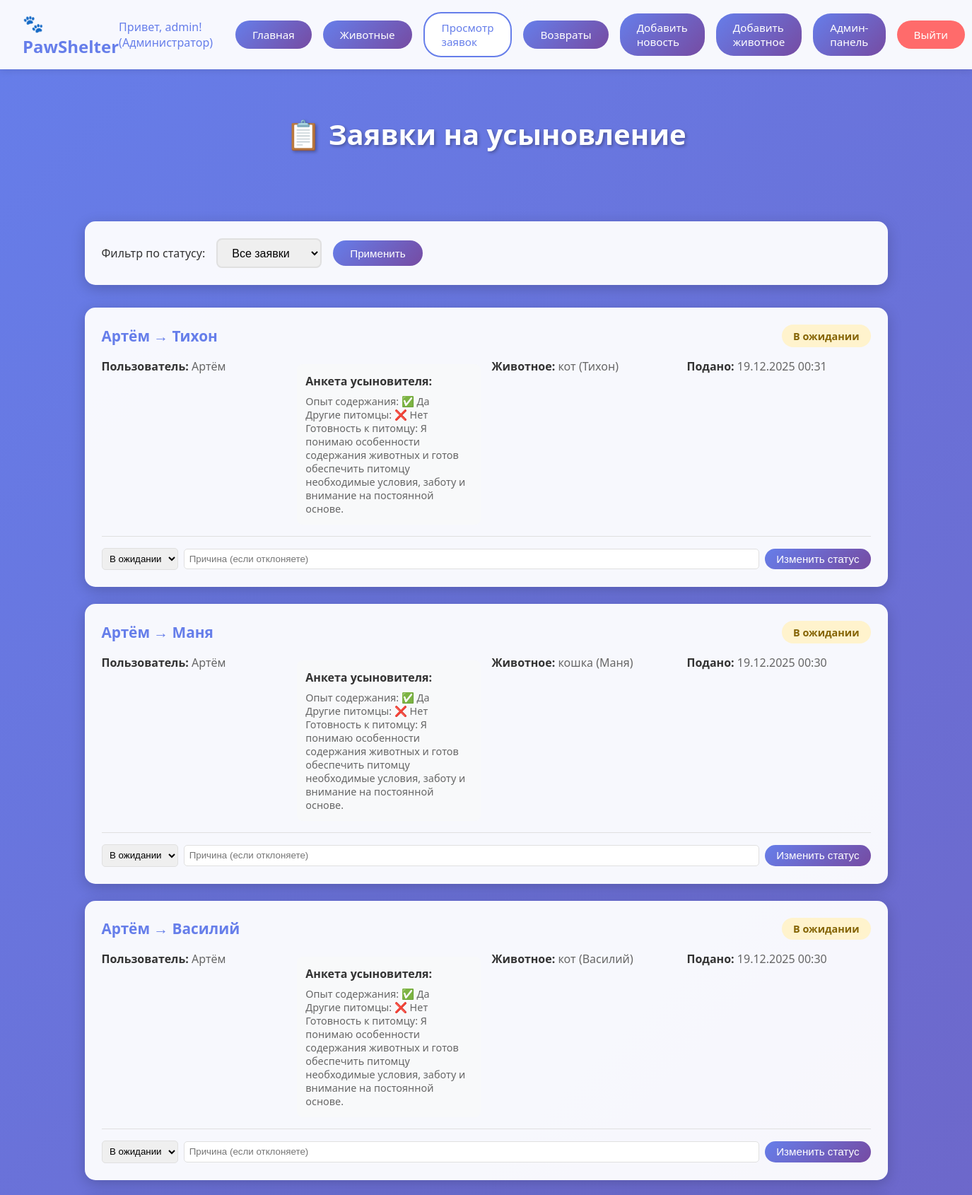
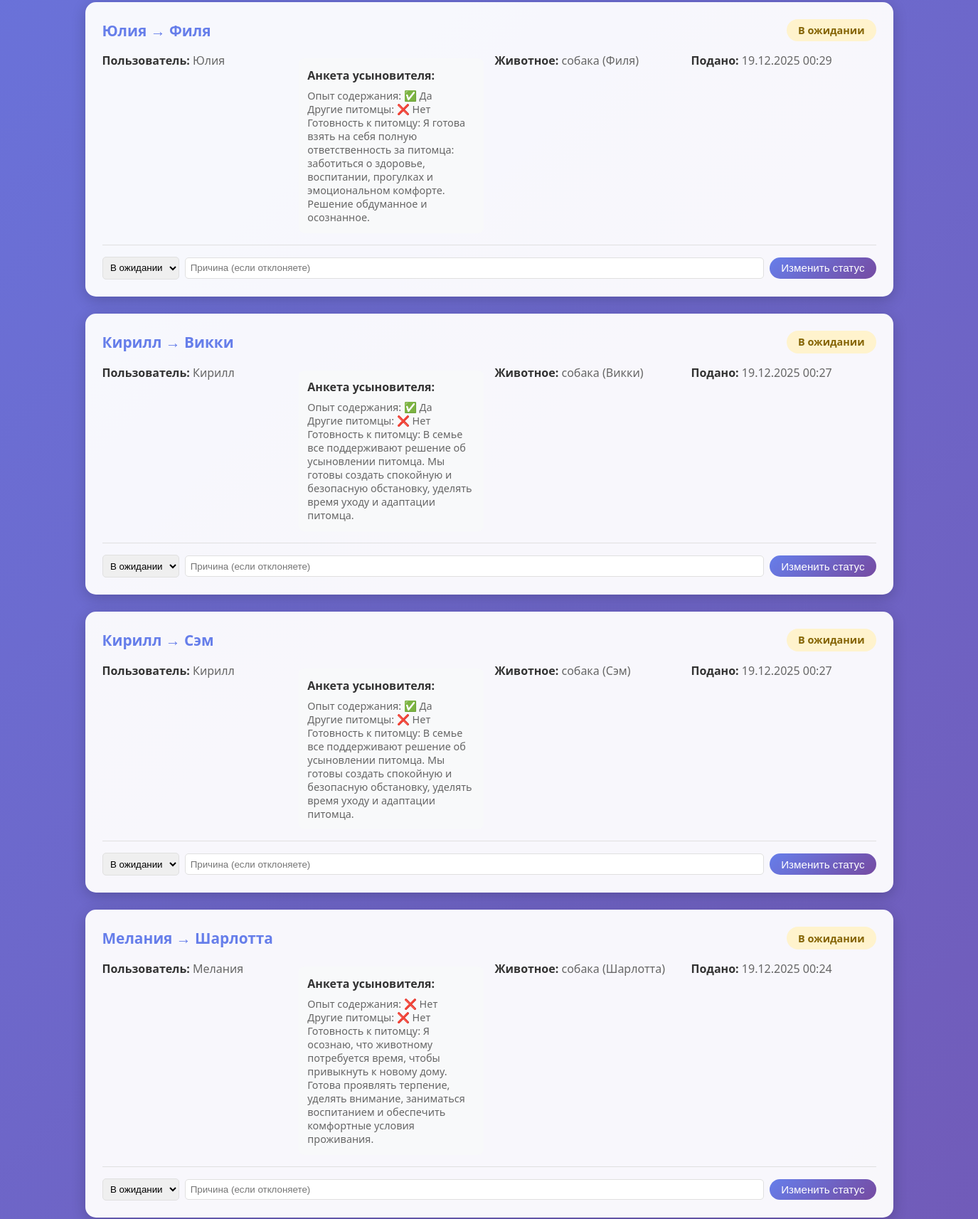
The app's page /adoptions/ (signed in, upper part) with its own data (2 pictures, top to bottom).
### users/models.py (models this page shows, shortened)
class CustomUser(AbstractUser):
    ROLE_CHOICES = [
        ('admin', 'Администратор'),
        ('volunteer', 'Волонтёр'),
        ('adopter', 'Усыновитель')
    ]
    role = models.CharField("Роль", max_length=20, choices=ROLE_CHOICES, default='adopter')
    has_experience = models.BooleanField("Есть опыт содержания животных", default=False)
    has_other_pets = models.BooleanField("Есть другие питомцы", default=False)
    ready_for_pet = models.CharField("Готовность к питомцу", max_length=255, blank=True, null=True)
    slug = models.SlugField("Ссылка (slug)", max_length=100, unique=True, blank=True)
    created_at = models.DateTimeField("Дата регистрации", auto_now_add=True)
    class Meta:
        verbose_name = "Пользователь"
        verbose_name_plural = "Пользователи"
        ordering = ['username']

### adoptions/models.py (models this page shows, shortened)
class Adoption(models.Model):
    STATUS_CHOICES = [
        ('pending', 'В ожидании'),
        ('approved', 'Одобрено'),
        ('rejected', 'Отклонено'),
        ('returned', 'Возвращено')
    ]
    user = models.ForeignKey(CustomUser, verbose_name="Пользователь", related_name='adoptions', on_delete=models.CASCADE)
    animal = models.ForeignKey(Animal, verbose_name="Животное", related_name='adoptions', on_delete=models.CASCADE)
    status = models.CharField("Статус", max_length=20, choices=STATUS_CHOICES, default='pending')
    submitted_at = models.DateTimeField("Дата подачи заявки", auto_now_add=True)
    rejection_reason = models.TextField("Причина отклонения", blank=False)  # обязательно
    class Meta:
        verbose_name = "Заявка на усыновление"
        verbose_name_plural = "Заявки на усыновление"
        unique_together = ('user', 'animal')

### animals/models.py (models this page shows, shortened)
class Animal(models.Model):
    STATUS_CHOICES = [
        ('in_shelter', 'В приюте'),
        ('adopted', 'Усыновлено')
    ]
    name = models.CharField("Имя", max_length=100)
    species = models.CharField("Вид", max_length=50)
    breed = models.CharField("Порода", max_length=100, blank=True, null=True)
    age_years = models.PositiveIntegerField("Возраст (годы)", default=0)
    age_months = models.PositiveIntegerField("Возраст (месяцы)", default=0)
    health_status = models.TextField("Состояние здоровья")
    description = models.TextField("Описание/характер", blank=True, null=True)
    status = models.CharField("Статус", max_length=20, choices=STATUS_CHOICES, default='in_shelter')
    created_at = models.DateTimeField("Дата добавления", auto_now_add=True)
    slug = models.SlugField("Ссылка (slug)", max_length=120, unique=True, blank=True)
    class Meta:
        verbose_name = "Животное"
        verbose_name_plural = "Животные"
        ordering = ['name']

### adoptions/views.py (the view, shortened to what this page needs)
# urls.py: path("adoptions/", adoption_list, name="adoption_list"),
@login_required
def adoption_list(request):
    if request.user.role in ['admin', 'volunteer']:
        adoptions = Adoption.objects.all().order_by('-submitted_at')
    else:
        adoptions = Adoption.objects.filter(user=request.user).order_by('-submitted_at')
    status_filter = request.GET.get('status', '')
    if status_filter:
        adoptions = adoptions.filter(status=status_filter)
    return render(request, 'adoptions/list.html', {
        'adoptions': adoptions,
        'selected_status': status_filter,
        'is_admin': request.user.role == 'admin',
        'is_admin_or_volunteer': request.user.role in ['admin', 'volunteer']
    })

### adoptions/templates/adoptions/list.html (shortened to what this page needs)
{% extends 'animals/base.html' %}
{% block content %}
<div class="page-header">
    <h1>📋 {% if is_admin_or_volunteer %}Заявки на усыновление{% else %}Мои заявки{% endif %}</h1>
</div>
<div class="filter-section">
    <form method="get" class="filter-form">
        <label for="status">Фильтр по статусу:</label>
        <select id="status" name="status">
            <option value="">Все заявки</option>
        </select>
        <button type="submit" class="btn btn-primary">Применить</button>
    </form>
</div>
{% if adoptions %}
    <div class="adoptions-list">
        {% for adoption in adoptions %}
            <div class="adoption-card">
                <div class="adoption-header">
                    <div class="adoption-title" style="flex: 1;">
                        {% if is_admin_or_volunteer %}
                            {{ adoption.user.username }} → {{ adoption.animal.name }}
                        {% else %}
                            {{ adoption.animal.name }}
                        {% endif %}
                    </div>
                    <span class="status-badge status-{{ adoption.status }}">
                        {{ adoption.get_status_display }}
                    </span>
                </div>
                <div class="adoption-info">
                    {% if is_admin_or_volunteer %}
                        <div class="info-item">
                            <span class="info-label">Пользователь:</span> {{ adoption.user.username }}
                        </div>
                        {% if adoption.user.role == 'adopter' %}
                            <div class="info-item" style="background: #f8f9fa; padding: 0.8rem; border-radius: 8px; margin-top: 0.5rem;">
                                <span class="info-label">Анкета усыновителя:</span>
                                <div style="margin-top: 0.5rem; font-size: 0.9rem;">
                                    <div>Опыт содержания: {% if adoption.user.has_experience %}✅ Да{% else %}❌ Нет{% endif %}</div>
                                    <div>Другие питомцы: {% if adoption.user.has_other_pets %}✅ Да{% else %}❌ Нет{% endif %}</div>
                                    {% if adoption.user.ready_for_pet %}
                                        <div>Готовность к питомцу: {{ adoption.user.ready_for_pet }}</div>
                                    {% endif %}
                                </div>
                            </div>
                        {% endif %}
                    {% endif %}
                    <div class="info-item">
                        <span class="info-label">Животное:</span> {{ adoption.animal.species }} ({{ adoption.animal.name }})
                    </div>
                    <div class="info-item">
                        <span class="info-label">Подано:</span> {{ adoption.submitted_at|date:"d.m.Y H:i" }}
                    </div>
                </div>
                {% if is_admin %}
                    <div class="admin-actions" style="margin-top: 1rem; padding-top: 1rem; border-top: 1px solid #e0e0e0;">
                        <form method="post" style="display: flex; gap: 0.5rem; flex-wrap: wrap; align-items: center;">
                            <select name="new_status" style="padding: 0.4rem; border: 1px solid #e0e0e0; border-radius: 5px;">
                                <option value="pending" {% if adoption.status == 'pending' %}selected{% endif %}>В ожидании</option>
                            </select>
                            <input type="text" name="rejection_reason" placeholder="Причина (если отклоняете)" style="flex: 1; min-width: 200px; padding: 0.4rem; border: 1px solid #e0e0e0; border-radius: 5px;">
                            <button type="submit" class="btn btn-primary" style="padding: 0.4rem 1rem;">Изменить статус</button>
                        </form>
                    </div>
                {% endif %}
            </div>
        {% endfor %}
    </div>
{% else %}
    <div class="empty-state">
        <p>Заявки не найдены</p>
    </div>
{% endif %}
{% endblock %}

### animals/templates/animals/base.html (shortened to what this page needs)
<!DOCTYPE html>
<html lang="ru">
<head>
</head>
<body>
    <nav class="navbar">
        <h1>🐾 PawShelter</h1>
        <div class="nav-buttons">
            {% if user.is_authenticated %}
                {% with current_url=request.resolver_match.url_name %}
                <span class="user-info">Привет, {{ user.username }}! ({{ user.get_role_display }})</span>
                <a href="{% url 'home' %}" class="btn {% if current_url == 'home' %}btn-active{% else %}btn-primary{% endif %}">Главная</a>
                <a href="{% url 'animal_list' %}" class="btn {% if current_url == 'animal_list' or current_url == 'animal_detail' or current_url == 'edit_animal' %}btn-active{% else %}btn-primary{% endif %}">Животные</a>
                <a href="{% url 'adoption_list' %}" class="btn {% if current_url == 'adoption_list' or current_url == 'adoption_detail' %}btn-active{% else %}btn-primary{% endif %}">
                    {% if user.role == 'admin' or user.role == 'volunteer' %}Просмотр заявок{% else %}Мои заявки{% endif %}
                </a>
                <a href="{% url 'return_list' %}" class="btn {% if current_url == 'return_list' %}btn-active{% else %}btn-primary{% endif %}">
                    {% if user.role == 'admin' or user.role == 'volunteer' %}Возвраты{% else %}Мои возвраты{% endif %}
                </a>
                {% if user.role == 'admin' or user.role == 'volunteer' %}
                    <a href="{% url 'create_activity' %}" class="btn {% if current_url == 'create_activity' or current_url == 'edit_activity' %}btn-active{% else %}btn-primary{% endif %}">Добавить новость</a>
                    <a href="{% url 'create_animal' %}" class="btn {% if current_url == 'create_animal' or current_url == 'edit_animal' %}btn-active{% else %}btn-primary{% endif %}">Добавить животное</a>
                {% endif %}
                {% if user.role == 'admin' %}
                    <a href="/admin/" class="btn btn-primary" target="_blank">Админ-панель</a>
                {% endif %}
                <a href="{% url 'logout' %}" class="btn btn-danger">Выйти</a>
                {% endwith %}
            {% endif %}
        </div>
    </nav>
    <div class="container">
        {% block content %}{% endblock %}
    </div>
</body>
</html>

### animals/templates/animals/base.html (style rules this page uses)
* { margin: 0; padding: 0; box-sizing: border-box; }
body { font-family: 'Segoe UI', Tahoma, Geneva, Verdana, sans-serif; background: linear-gradient(135deg, #667eea 0%, #764ba2 100%); min-height: 100vh; color: #333; }
.navbar { background: rgba(255, 255, 255, 0.95); padding: 1rem 2rem; box-shadow: 0 2px 10px rgba(0,0,0,0.1); display: flex; justify-content: space-between; align-items: center; position: sticky; top: 0; z-index: 1000; }
.navbar h1 { color: #667eea; font-size: 1.5rem; }
.nav-buttons { display: flex; gap: 1rem; align-items: center; }
.btn { padding: 0.6rem 1.5rem; border: none; border-radius: 25px; cursor: pointer; text-decoration: none; display: inline-block; font-size: 0.95rem; transition: all 0.3s; font-weight: 500; }
.btn-primary { background: linear-gradient(135deg, #667eea 0%, #764ba2 100%); color: white; }
.btn-active { background: white; color: #667eea; border: 2px solid #667eea; }
.btn-danger { background: #ff6b6b; color: white; }
.container { max-width: 1200px; margin: 0 auto; padding: 2rem; }
.user-info { color: #667eea; margin-right: 1rem; }

### adoptions/templates/adoptions/list.html (style rules this page uses)
.page-header { text-align: center; color: white; margin-bottom: 3rem; padding: 2rem 0; }
.page-header h1 { font-size: 2.5rem; margin-bottom: 1rem; text-shadow: 2px 2px 4px rgba(0,0,0,0.3); }
.filter-section { background: rgba(255, 255, 255, 0.95); padding: 1.5rem; border-radius: 15px; margin-bottom: 2rem; box-shadow: 0 5px 20px rgba(0,0,0,0.2); }
.filter-form { display: flex; gap: 1rem; align-items: center; flex-wrap: wrap; }
.filter-form select { padding: 0.6rem 1rem; border: 2px solid #e0e0e0; border-radius: 8px; font-size: 1rem; }
.adoptions-list { display: flex; flex-direction: column; gap: 1.5rem; }
.adoption-card { background: rgba(255, 255, 255, 0.95); border-radius: 15px; padding: 1.5rem; box-shadow: 0 5px 20px rgba(0,0,0,0.2); transition: transform 0.3s; color: inherit; display: block; }
.adoption-header { display: flex; justify-content: space-between; align-items: center; margin-bottom: 1rem; flex-wrap: wrap; gap: 1rem; }
.adoption-title { font-size: 1.3rem; font-weight: bold; color: #667eea; }
.status-badge { padding: 0.4rem 1rem; border-radius: 20px; font-size: 0.9rem; font-weight: bold; }
.status-pending { background: #fff3cd; color: #856404; }
.adoption-info { display: grid; grid-template-columns: repeat(auto-fit, minmax(200px, 1fr)); gap: 1rem; margin-top: 1rem; }
.info-item { color: #666; }
.info-label { font-weight: bold; color: #333; }

### records on screen
CustomUser: username "admin", role "Администратор"
Adoption: user.username "Артём", animal.name "Тихон", status "В ожидании", shows "✅ Да", shows "❌ Нет", user.ready_for_pet "Я понимаю особенности содержания животных и готов обеспечить питомцу необходимые условия, заботу и внимание на постоянной основе.", animal.species "кот", submitted_at "19.12.2025 00:31", new_status "В ожидании"
Adoption: user.username "Артём", animal.name "Маня", status "В ожидании", shows "✅ Да", shows "❌ Нет", user.ready_for_pet "Я понимаю особенности содержания животных и готов обеспечить питомцу необходимые условия, заботу и внимание на постоянной основе.", animal.species "кошка", submitted_at "19.12.2025 00:30", new_status "В ожидании"
Adoption: user.username "Артём", animal.name "Василий", status "В ожидании", shows "✅ Да", shows "❌ Нет", user.ready_for_pet "Я понимаю особенности содержания животных и готов обеспечить питомцу необходимые условия, заботу и внимание на постоянной основе.", animal.species "кот", submitted_at "19.12.2025 00:30", new_status "В ожидании"
Adoption: user.username "Юлия", animal.name "Филя", status "В ожидании", shows "✅ Да", shows "❌ Нет", user.ready_for_pet "Я готова взять на себя полную ответственность за питомца: заботиться о здоровье, воспитании, прогулках и эмоциональном комфорте. Решение обдуманное и осознанное.", animal.species "собака", submitted_at "19.12.2025 00:29", new_status "В ожидании"
Adoption: user.username "Кирилл", animal.name "Викки", status "В ожидании", shows "✅ Да", shows "❌ Нет", user.ready_for_pet "В семье все поддерживают решение об усыновлении питомца. Мы готовы создать спокойную и безопасную обстановку, уделять время уходу и адаптации питомца.", animal.species "собака", submitted_at "19.12.2025 00:27", new_status "В ожидании"
Adoption: user.username "Кирилл", animal.name "Сэм", status "В ожидании", shows "✅ Да", shows "❌ Нет", user.ready_for_pet "В семье все поддерживают решение об усыновлении питомца. Мы готовы создать спокойную и безопасную обстановку, уделять время уходу и адаптации питомца.", animal.species "собака", submitted_at "19.12.2025 00:27", new_status "В ожидании"
Adoption: user.username "Мелания", animal.name "Шарлотта", status "В ожидании", shows "❌ Нет", user.ready_for_pet "Я осознаю, что животному потребуется время, чтобы привыкнуть к новому дому. Готова проявлять терпение, уделять внимание, заниматься воспитанием и обеспечить комфортные условия проживания.", animal.species "собака", submitted_at "19.12.2025 00:24", new_status "В ожидании"
